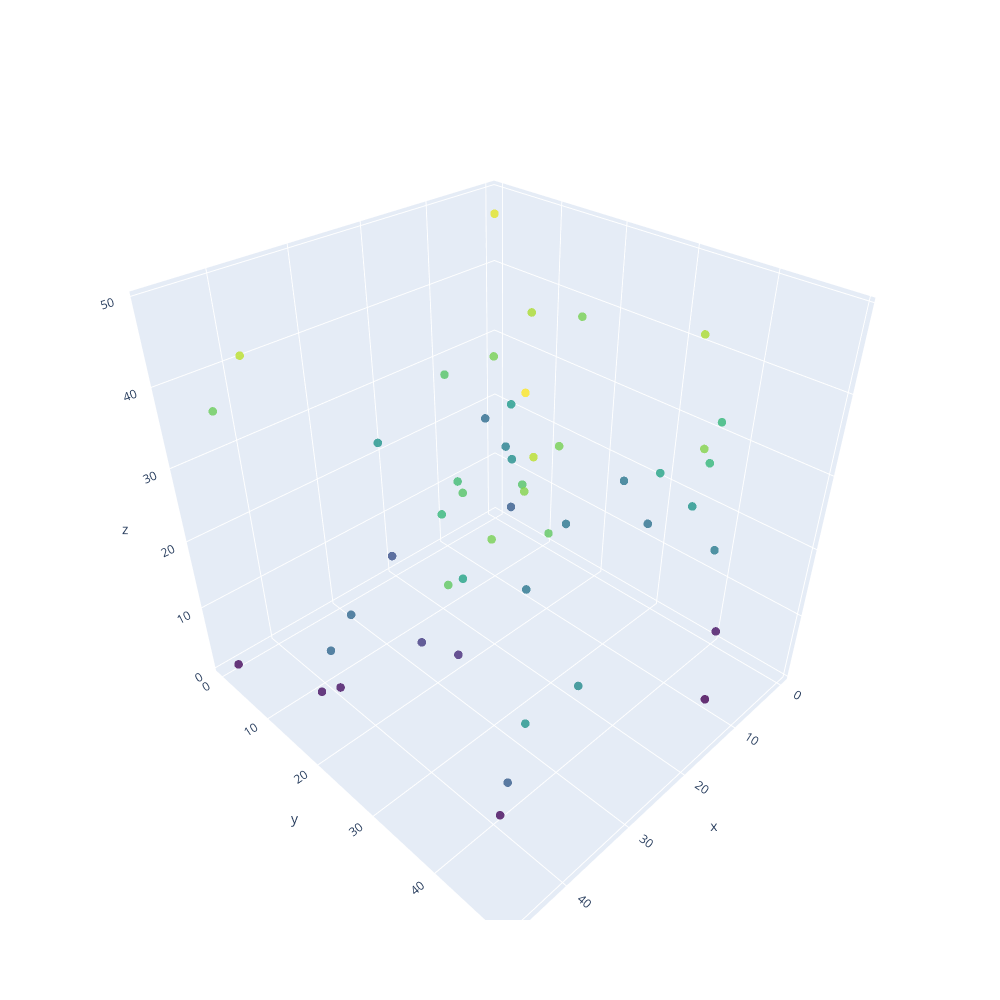

The cell this chart's notebook holds for it:
### Markdown cell above
Some libraries, like plotly, allow you to make a 3D chart interactive.

### Code cell
import plotly.graph_objects as go 
fig = go.Figure(layout=go.Layout(width=1000, height=1000))
fig.add_trace(go.Scatter3d(
    x=x1, y=x2, z=y,
    mode='markers',
    marker=dict(size=5, color=y, colorscale='Viridis', opacity=0.8),
    name="Data"
))

fig.show()

### Figure 1 — Plotly figure (JSON) as saved in the notebook; plotly's stock layout.template omitted (floating-point values rounded to 4 significant figures)
{"data": [{"marker": {"color": [33, 17, 33, 24, 36, 22, 33, 3, 49, 40, 2, 21, 40, 37, 38, 1, 15, 18, 44, 20, 36, 9, 39, 19, 7, 20, 17, 26, 36, 44, 26, 43, 29, 26, 13, 39, 3, 2, 39, 27, 20, 39, 34, 47, 25, 15, 43, 3, 37, 29], "colorscale": [[0, "#440154"], [0.1111, "#482878"], [0.2222, "#3e4989"], [0.3333, "#31688e"], [0.4444, "#26828e"], [0.5556, "#1f9e89"], [0.6667, "#35b779"], [0.7778, "#6ece58"], [0.8889, "#b5de2b"], [1, "#fde725"]], "opacity": 0.8, "size": 5}, "mode": "markers", "name": "Data", "type": "scatter3d", "x": [2, 41, 36, 37, 30, 10, 10, 43, 34, 18, 40, 8, 35, 35, 45, 10, 44, 2, 35, 3, 35, 33, 26, 7, 30, 27, 46, 45, 20, 42, 25, 3, 10, 9, 28, 41, 41, 47, 17, 8, 15, 2, 32, 0, 15, 12, 12, 1, 46, 38], "y": [38, 19, 29, 48, 34, 12, 42, 14, 38, 46, 41, 43, 39, 42, 4, 46, 46, 0, 40, 26, 31, 21, 35, 33, 24, 32, 22, 49, 12, 6, 5, 35, 36, 40, 10, 41, 15, 2, 17, 11, 27, 17, 27, 0, 18, 15, 18, 41, 41, 34], "z": [33, 17, 33, 24, 36, 22, 33, 3, 49, 40, 2, 21, 40, 37, 38, 1, 15, 18, 44, 20, 36, 9, 39, 19, 7, 20, 17, 26, 36, 44, 26, 43, 29, 26, 13, 39, 3, 2, 39, 27, 20, 39, 34, 47, 25, 15, 43, 3, 37, 29]}], "layout": {"height": 1000, "width": 1000}}
